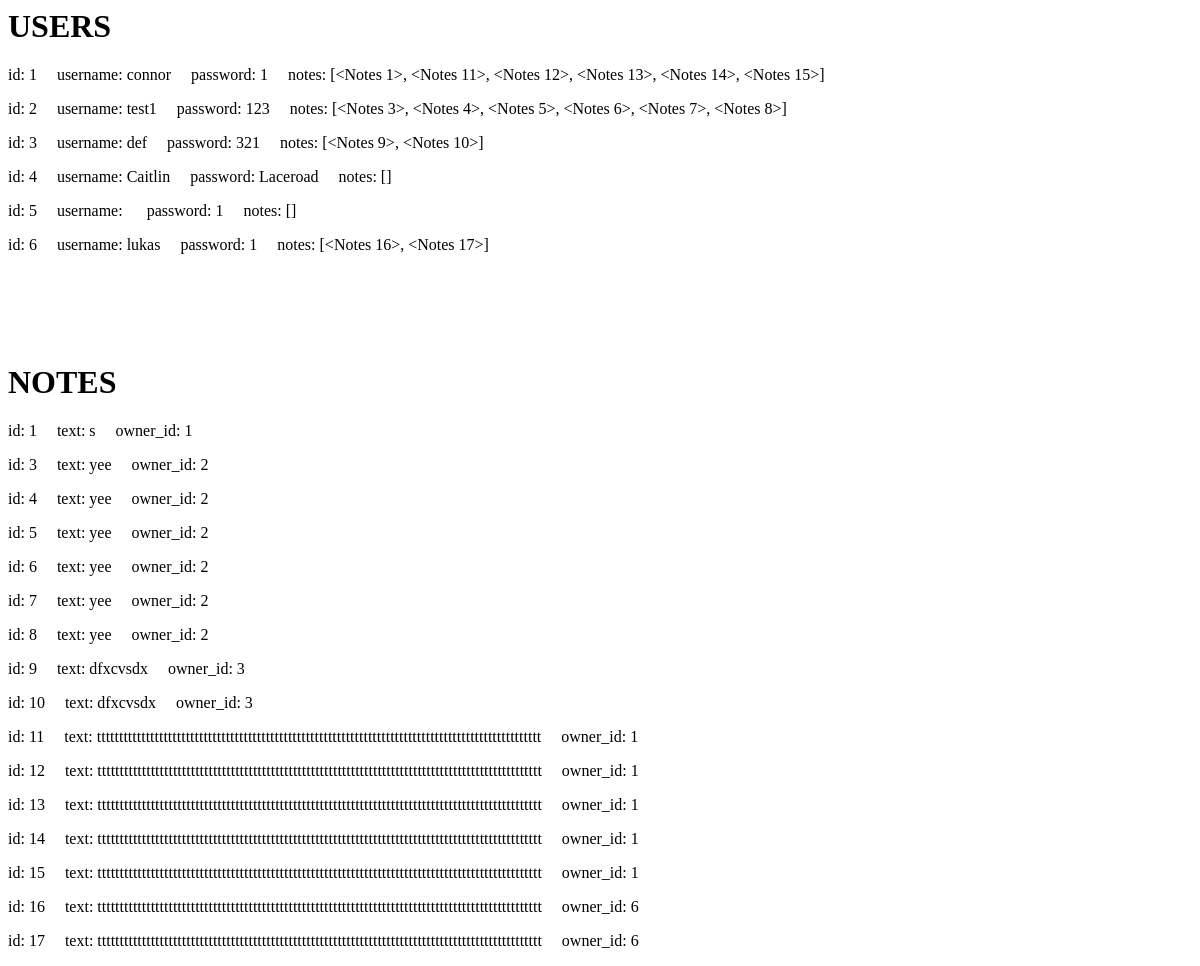
/test_db/, run on an earlier commit of the app's database.
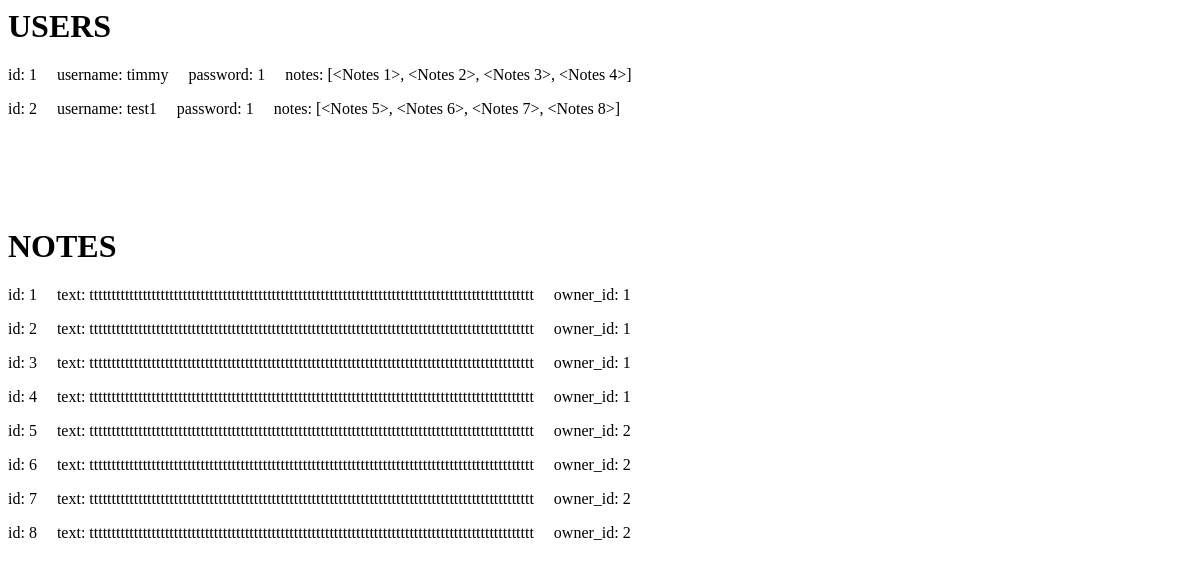
And on a later commit of the database.
### main.py (models this page shows, shortened)
class Users(database.Model):
    id = database.Column(database.Integer, primary_key=True)
    username = database.Column(database.String(10), unique=True, nullable=False)
    password = database.Column(database.String(10), nullable=False)
    notes = database.relationship("Notes", backref="owner", cascade="delete-orphan")  # Each user has a list of notes

class Notes(database.Model):
    id = database.Column(database.Integer, primary_key=True)
    notes = database.Column(database.String(150), nullable=False)
    owner_id = database.Column(database.Integer, database.ForeignKey("users.id"), nullable=False)

### main.py (the view)
@app.route("/test_db/")  # Collects all data on users and their notes
def test_db():
    return render_template("test_db.html", users=Users.query.all(), notes=Notes.query.all())

### templates/test_db.html (shortened to what this page needs)
<h1>USERS</h1>
{%for value in users %}
    <p>id: {{value.id}}&emsp; username: {{value.username}}&emsp; password: {{value.password}}&emsp; notes: {{value.notes}}</p>
{% endfor %}
<h1>NOTES</h1>
{%for value in notes %}
    <p>id: {{value.id}}&emsp; text: {{value.notes}}&emsp; owner_id: {{value.owner_id}}</p>
{% endfor %}

What changed in the data, as far as the page shows it:
removed Users: id "3", username "def", password "321", notes "[<Notes 9>, <Notes 10>]"
removed Users: id "4", username "Caitlin", password "Laceroad", notes "[]"
removed Users: id "5", password "1", notes "[]"
removed Users: id "6", username "lukas", password "1", notes "[<Notes 16>, <Notes 17>]"
removed Notes: id "9", notes "dfxcvsdx", owner_id "3"
removed Notes: id "10", notes "dfxcvsdx", owner_id "3"
removed Notes: id "11", notes "tttttttttttttttttttttttttttttttttttttttttttttttttttttttttttttttttttttttttttttttttttttttttttttttttttt", owner_id "1"
removed Notes: id "12", notes "tttttttttttttttttttttttttttttttttttttttttttttttttttttttttttttttttttttttttttttttttttttttttttttttttttt", owner_id "1"
removed Notes: id "13", notes "tttttttttttttttttttttttttttttttttttttttttttttttttttttttttttttttttttttttttttttttttttttttttttttttttttt", owner_id "1"
removed Notes: id "14", notes "tttttttttttttttttttttttttttttttttttttttttttttttttttttttttttttttttttttttttttttttttttttttttttttttttttt", owner_id "1"
removed Notes: id "15", notes "tttttttttttttttttttttttttttttttttttttttttttttttttttttttttttttttttttttttttttttttttttttttttttttttttttt", owner_id "1"
removed Notes: id "16", notes "tttttttttttttttttttttttttttttttttttttttttttttttttttttttttttttttttttttttttttttttttttttttttttttttttttt", owner_id "6"
removed Notes: id "17", notes "tttttttttttttttttttttttttttttttttttttttttttttttttttttttttttttttttttttttttttttttttttttttttttttttttttt", owner_id "6"
changed Users id 1: username "connor" → "timmy"; notes "[<Notes 1>, <Notes 11>, <Notes 12>, <Notes 13>, <Notes 14>, <Notes 15>]" → "[<Notes 1>, <Notes 2>, <Notes 3>, <Notes 4>]"
changed Users "test1": password "123" → "1"; notes "[<Notes 3>, <Notes 4>, <Notes 5>, <Notes 6>, <Notes 7>, <Notes 8>]" → "[<Notes 5>, <Notes 6>, <Notes 7>, <Notes 8>]"
changed Notes id 1: notes "s" → "tttttttttttttttttttttttttttttttttttttttttttttttttttttttttttttttttttttttttttttttttttttttttttttttttttt"
added Notes: id "2", notes "tttttttttttttttttttttttttttttttttttttttttttttttttttttttttttttttttttttttttttttttttttttttttttttttttttt", owner_id "1"
changed Notes id 3: notes "yee" → "tttttttttttttttttttttttttttttttttttttttttttttttttttttttttttttttttttttttttttttttttttttttttttttttttttt"; owner_id "2" → "1"
changed Notes id 4: notes "yee" → "tttttttttttttttttttttttttttttttttttttttttttttttttttttttttttttttttttttttttttttttttttttttttttttttttttt"; owner_id "2" → "1"
changed Notes id 5: notes "yee" → "tttttttttttttttttttttttttttttttttttttttttttttttttttttttttttttttttttttttttttttttttttttttttttttttttttt"
changed Notes id 6: notes "yee" → "tttttttttttttttttttttttttttttttttttttttttttttttttttttttttttttttttttttttttttttttttttttttttttttttttttt"
changed Notes id 7: notes "yee" → "tttttttttttttttttttttttttttttttttttttttttttttttttttttttttttttttttttttttttttttttttttttttttttttttttttt"
changed Notes id 8: notes "yee" → "tttttttttttttttttttttttttttttttttttttttttttttttttttttttttttttttttttttttttttttttttttttttttttttttttttt"
